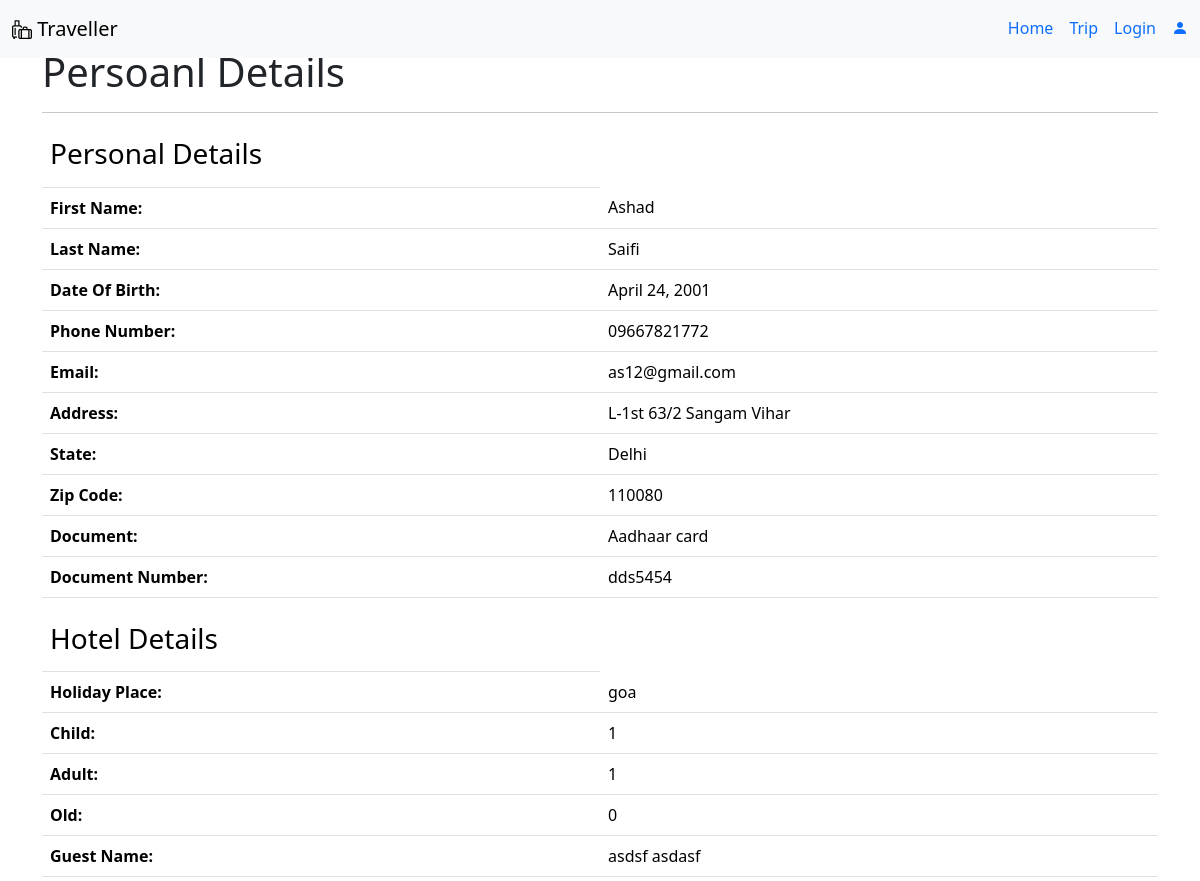
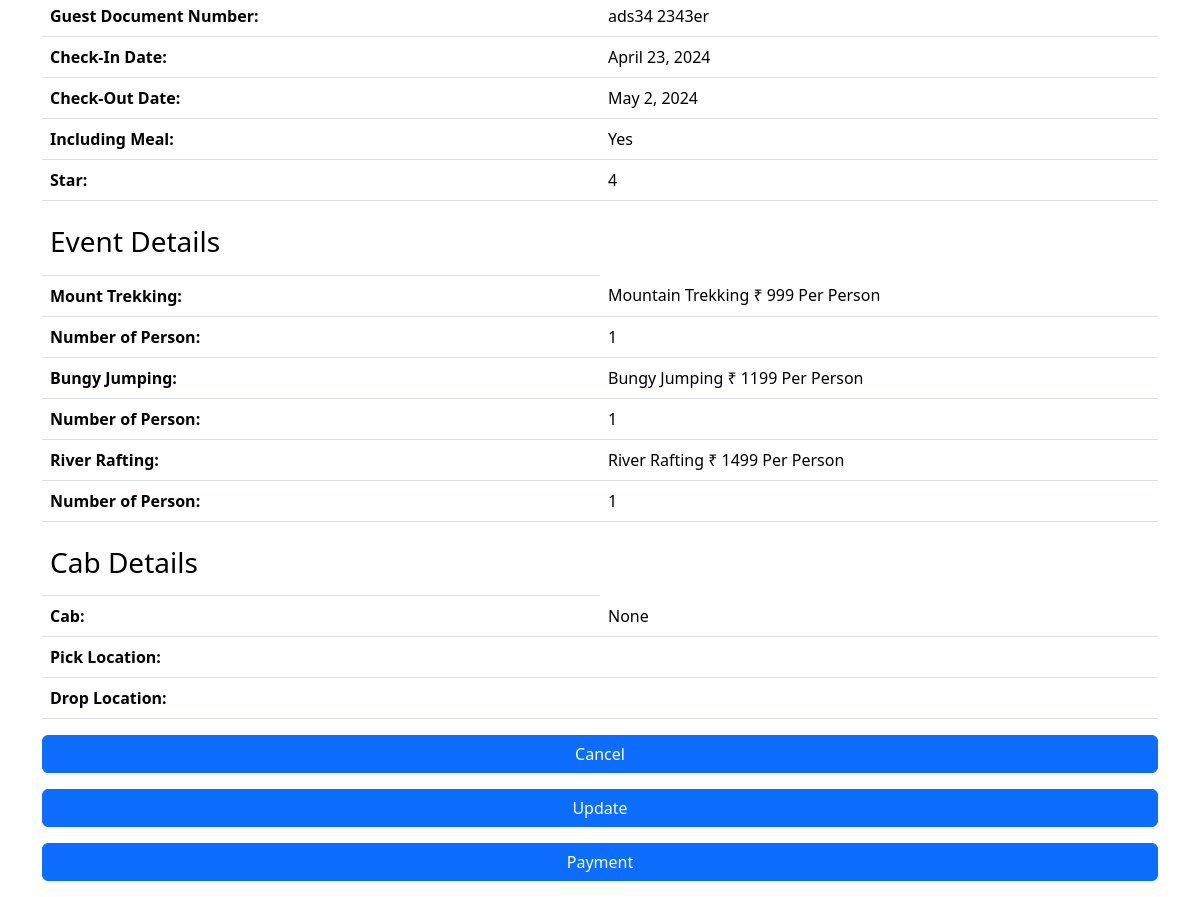
/trip_detail, run on the app's committed database (2 pictures, top to bottom).
### traveller_app/models.py (models this page shows)
class trip_data(models.Model):
    First_name = models.CharField(max_length=50)
    Last_name = models.CharField(max_length=50)
    Date_of_birth = models.DateField()
    Phone_number = models.CharField(max_length=15)
    Email = models.EmailField(max_length=100)
    Address = models.CharField(max_length=150)
    State = models.CharField(max_length=50)
    Zip_code = models.CharField(max_length=20)
    Document = models.CharField(max_length=20)
    Document_number = models.CharField(max_length=50)
    Holiday_place = models.CharField(max_length=50)
    Child = models.IntegerField(default=0)
    Adult = models.IntegerField(default=0)
    Old = models.IntegerField(default=0)
    Guest = models.TextField()
    Guest_Doc_number = models.TextField()
    Check_in = models.DateField()
    Check_out = models.DateField()
    Meal = models.CharField(max_length=10, null=True, blank=True)
    Star = models.IntegerField(default=1)
    Mount = models.CharField(max_length=50, null=True, blank=True)
    Mount_number = models.IntegerField(default=0)
    Bungy = models.CharField(max_length=50, null=True, blank=True)
    Bungy_number = models.IntegerField(default=0)
    River = models.CharField(max_length=50, null=True, blank=True)
    River_number = models.IntegerField(default=0)
    Cab = models.CharField(max_length=10, null=True, blank=True)
    Picklocation = models.CharField(max_length=150, null=True, blank=True)
    Droplocation = models.CharField(max_length=150, null=True, blank=True)

### traveller_app/views.py (the view)
# urls.py: path('trip_detail', trip_detail, name='trip_detail'),
def trip_detail(request):
    tr = trip_data.objects.latest('Check_in')
    return render(request, 'tripdetail.html', context = {'trp': tr})

### traveller_app/templates/tripdetail.html (shortened to what this page needs)
<!DOCTYPE html>
<html lang="en">
  <head>
    <link href="https://cdn.jsdelivr.net/npm/bootstrap@5.3.2/dist/css/bootstrap.min.css" rel="stylesheet" />
    <link rel="stylesheet" href="https://cdn.jsdelivr.net/npm/bootstrap-icons@1.11.1/font/bootstrap-icons.css" />
  </head>
  <body>
    <nav class="navbar navbar-expand-lg bg-body-tertiary navbar fixed-top">
      <div class="container-fluid">
        <a class="navbar-brand" href="#"><i class="bi bi-luggage"></i> Traveller</a>
        <div class="collapse navbar-collapse justify-content-end" id="navbarNav">
          <ul class="nav nav-underline">
            <li class="nav-item">
              <a class="nav-link" aria-current="page" href="/">Home</a>
            </li>
            <li class="nav-item">
              <a class="nav-link" href="/trip">Trip</a>
            </li>
            <li class="nav-item">
              {% if request.user.is_authenticated %}
                <a class="nav-link" href="/lgout">Logout</a>
              {% else %}
                <a class="nav-link" href="/log">Login</a>
              {% endif %}
            </li>
            <li class="nav-item">
              <a class="nav-link" href="/pro"><i class="bi bi-person-fill"></i></a>
            </li>
          </ul>
        </div>
      </div>
    </nav>
    <div class="container mt-5">
      <h1 class="mt-5">Persoanl Details</h1><hr />
      <table class="table">
        <thead>
          <tr>
            <th scope="col">
              <h3>Personal Details</h3>
            </th>
          </tr>
        </thead>
        <tbody>
          <tr>
            <th scope="row" class="w-50">First Name:</th>
            <td>{{ trp.First_name }}</td>
          </tr>
          <tr>
            <th scope="row" class="w-50">Last Name:</th>
            <td>{{ trp.Last_name }}</td>
          </tr>
          <tr>
            <th scope="row" class="w-50">Date Of Birth:</th>
            <td colspan="2">{{ trp.Date_of_birth }}</td>
          </tr>
          <tr>
            <th scope="row" class="w-50">Phone Number:</th>
            <td>{{ trp.Phone_number }}</td>
          </tr>
          <tr>
            <th scope="row" class="w-50">Email:</th>
            <td>{{ trp.Email }}</td>
          </tr>
          <tr>
            <th scope="row" class="w-50">Address:</th>
            <td colspan="2">{{ trp.Address }}</td>
          </tr>
          <tr>
            <th scope="row" class="w-50">State:</th>
            <td>{{ trp.State }}</td>
          </tr>
          <tr>
            <th scope="row" class="w-50">Zip Code:</th>
            <td>{{ trp.Zip_code }}</td>
          </tr>
          <tr>
            <th scope="row" class="w-50">Document:</th>
            <td colspan="2">{{ trp.Document }}</td>
          </tr>
          <tr>
            <th scope="row" class="w-50">Document Number:</th>
            <td>{{ trp.Document_number }}</td>
          </tr>
        </tbody>
      </table>
      <table class="table">
        <thead>
          <tr>
            <th scope="col">
              <h3>Hotel Details</h3>
            </th>
          </tr>
        </thead>
        <tbody>
          <tr>
            <th scope="row" class="w-50">Holiday Place:</th>
            <td>{{ trp.Holiday_place }}</td>
          </tr>
          <tr>
            <th scope="row" class="w-50">Child:</th>
            <td>{{ trp.Child }}</td>
          </tr>
          <tr>
            <th scope="row" class="w-50">Adult:</th>
            <td colspan="2">{{ trp.Adult }}</td>
          </tr>
          <tr>
            <th scope="row" class="w-50">Old:</th>
            <td>{{ trp.Old }}</td>
          </tr>
          <tr>
            <th scope="row" class="w-50">Guest Name:</th>
            <td>{{ trp.Guest }}</td>
          </tr>
          <tr>
            <th scope="row" class="w-50">Guest Document Number:</th>
            <td colspan="2">{{ trp.Guest_Doc_number }}</td>
          </tr>
          <tr>
            <th scope="row" class="w-50">Check-In Date:</th>
            <td>{{ trp.Check_in }}</td>
          </tr>
          <tr>
            <th scope="row" class="w-50">Check-Out Date:</th>
            <td>{{ trp.Check_out }}</td>
          </tr>
          <tr>
            <th scope="row" class="w-50">Including Meal:</th>
            <td colspan="2">{{ trp.Meal }}</td>
          </tr>
          <tr>
            <th scope="row" class="w-50">Star:</th>
            <td>{{ trp.Star }}</td>
          </tr>
        </tbody>
      </table>
      <table class="table">
        <thead>
          <tr>
            <th scope="col">
              <h3>Event Details</h3>
            </th>
          </tr>
        </thead>
        <tbody>
          <tr>
            <th scope="row" class="w-50">Mount Trekking:</th>
            <td>{{ trp.Mount }}</td>
          </tr>
          <tr>
            <th scope="row" class="w-50">Number of Person:</th>
            <td>{{ trp.Mount_number }}</td>
          </tr>
          <tr>
            <th scope="row" class="w-50">Bungy Jumping:</th>
            <td colspan="2">{{ trp.Bungy }}</td>
          </tr>
          <tr>
            <th scope="row" class="w-50">Number of Person:</th>
            <td>{{ trp.Bungy_number }}</td>
          </tr>
          <tr>
            <th scope="row" class="w-50">River Rafting:</th>
            <td>{{ trp.River }}</td>
          </tr>
          <tr>
            <th scope="row" class="w-50">Number of Person:</th>
            <td colspan="2">{{ trp.River_number }}</td>
          </tr>
        </tbody>
      </table>
      <table class="table">
        <thead>
          <tr>
            <th scope="col">
              <h3>Cab Details</h3>
            </th>
          </tr>
        </thead>
        <tbody>
          <tr>
            <th scope="row" class="w-50">Cab:</th>
            <td>{{ trp.Cab }}</td>
          </tr>
          <tr>
            <th scope="row" class="w-50">Pick Location:</th>
            <td>{{ trp.Picklocation }}</td>
          </tr>
          <tr>
            <th scope="row" class="w-50">Drop Location:</th>
            <td colspan="2">{{ trp.Droplocation }}</td>
          </tr>
        </tbody>
      </table>
      <a href="/delete-data/{{ trp.id }}">
        <button class="btn btn-primary w-100 mb-3">Cancel</button>
      </a>
      <button class="btn btn-primary w-100 mb-3" type="submit">Update</button>
      <a href="/paym/{{trp.id}}"><button class="btn btn-primary w-100 mb-3">Payment</button></a>
    </div>
  </body>
</html>

### data on the page
trip_data: First_name "Ashad", Last_name "Saifi", Date_of_birth "April 24, 2001", Phone_number "09667821772", Email "as12@gmail.com", Address "L-1st 63/2 Sangam Vihar", State "Delhi", Zip_code "110080", Document "Aadhaar card", Document_number "dds5454", Holiday_place "goa", Child "1", Adult "1", Old "0", Guest "asdsf asdasf", Guest_Doc_number "ads34 2343er", Check_in "April 23, 2024", Check_out "May 2, 2024", Meal "Yes", Star "4", Mount "Mountain Trekking ₹ 999 Per Person", Mount_number "1", Bungy "Bungy Jumping ₹ 1199 Per Person", Bungy_number "1", River "River Rafting ₹ 1499 Per Person", River_number "1", Cab "None"
